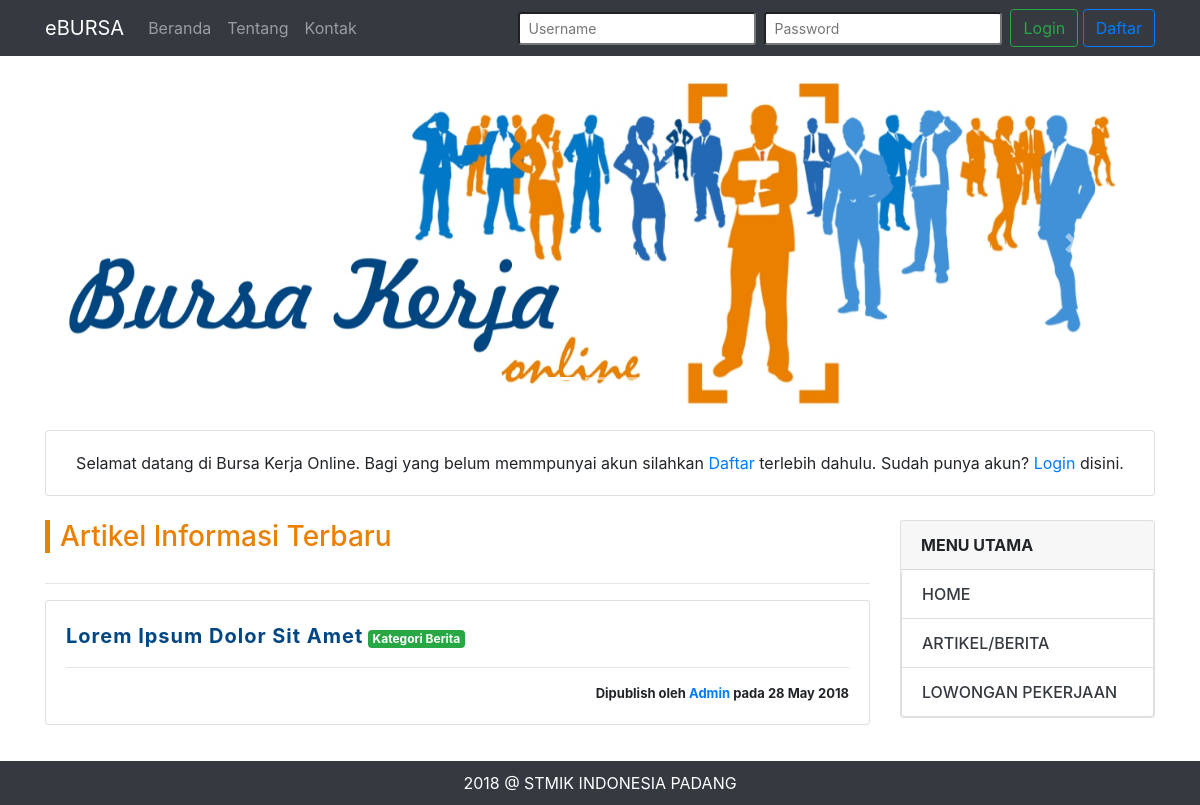
The page /main.php?page=info on the database as committed earlier.
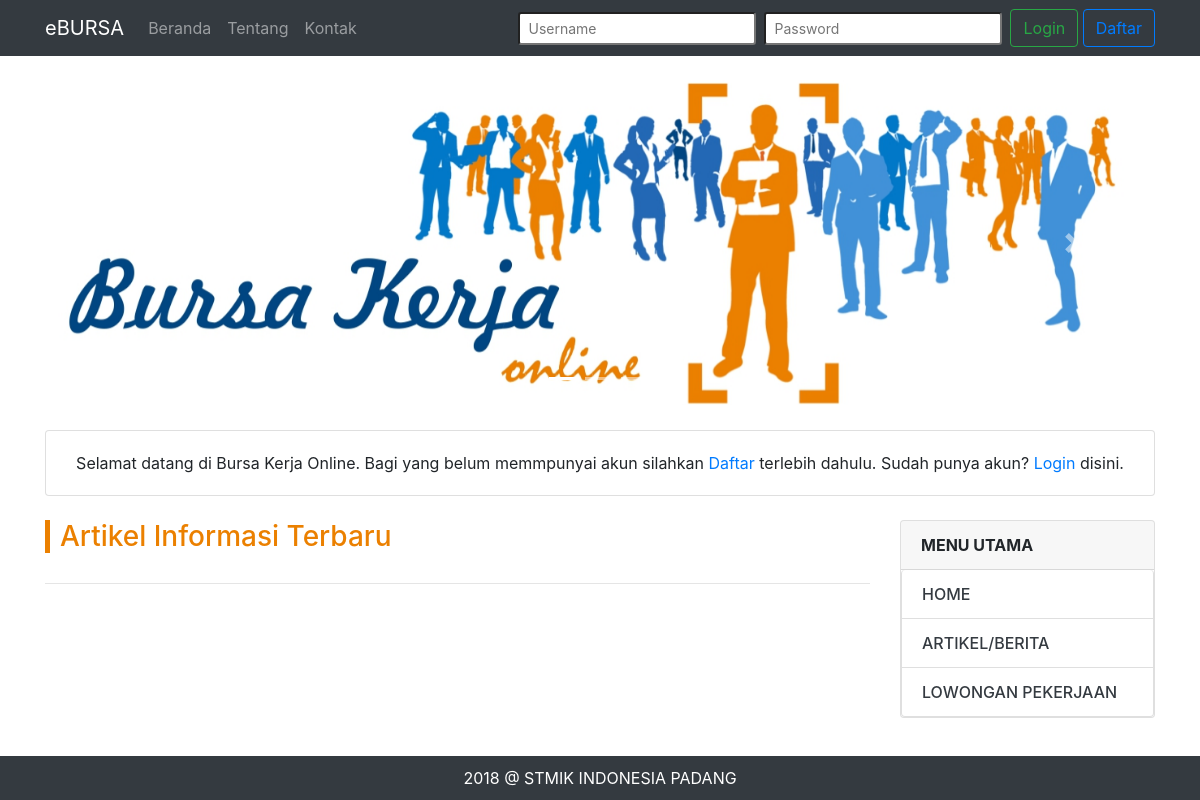
The same page on the database as committed later.
### tables this page shows
CREATE TABLE `info_berita` (
  `id` int(11) NOT NULL AUTO_INCREMENT,
  `profil_admin_id` int(11) NOT NULL,
  `judul` varchar(50) NOT NULL,
  `tanggal` date NOT NULL,
  `kategori` enum('Berita','Event','Info') NOT NULL,
  `konten` text NOT NULL,
  `status` tinyint(1) NOT NULL,
  PRIMARY KEY (`id`),
  KEY `profil_admin_id` (`profil_admin_id`)
);

### views/info.php (the view)
<?php include "views/partials/carousel.php"; ?>
<div class="card bg-scondary my-4 text-center">
	<div class="card-body">
		<p class="m-0">
			Selamat datang di Bursa Kerja Online. Bagi yang belum memmpunyai akun silahkan
			<a href="?page=daftar">Daftar</a> terlebih dahulu. Sudah punya akun?
			<a href="?page=login">Login</a> disini.
		</p>
	</div>
</div>
<div class="row">
	<div class="col-md-9">
		<h3 class="home-title">Artikel Informasi Terbaru</h3><hr>
		<?php
			$list_data = [];
			$query = "SELECT * FROM info_berita WHERE status = '1'";
			$process = mysqli_query($conn, $query);
			while($row = mysqli_fetch_array($process)) {
				$list_data[] = $row;
			}
			foreach ($list_data as $key => $value) {
		?>
		<div class="row bt-mrg-10">
			<div class="col-md-12">
				<div class="card">
					<div class="card-body">
						<p class="post-title">
							<a href="?page=detail-info&id=<?php echo $value['id'] ?>" class=""><?php echo $value['judul'] ?></a>
							<span class="badge badge-success">Kategori <?php echo $value['kategori'] ?></s
						</p><hr>
						<p class="post-time text-right">Dipublish oleh <a href="#">Admin</a> pada <?php echo date("d M Y", strtotime($value['tanggal'])) ?></p>
					</div>
				</div>
			</div>
		</div>
		<?php
			}
		?>
	</div>
	<div class="col-md-3">
		<?php include "views/partials/rightbar.php"; ?>
	</div>
</div>

Rows that differ between the two databases and show on the page:
no longer on this page (row edited): info_berita: judul "Lorem Ipsum Dolor Sit Amet", kategori "Berita", tanggal "28 May 2018"
